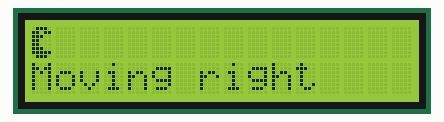
Simulated run of this sketch. Board: Arduino Uno, built with avr-gcc and run on an emulated ATmega328P. Parts: 16×2 character LCD.

Above: at 0.1 s.
At 1.6 s:
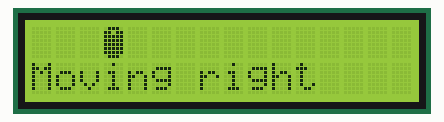
At 3.7 s:
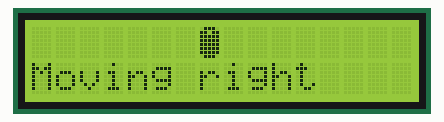
At 7.7 s:
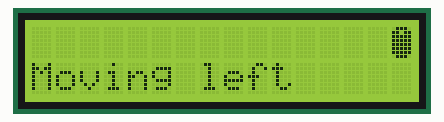
At 11.2 s:
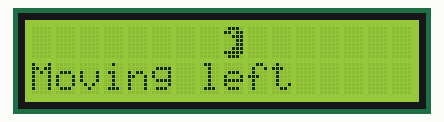
At 15.8 s:
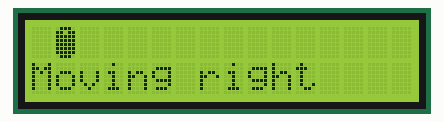

The sketch:

lab7.ino
```cpp
#include <LiquidCrystal.h>

// initialize the library with the numbers of the interface pins
LiquidCrystal lcd(12, 11, 5, 4, 3, 2);

byte pacManOpen[] = {
  B01110,
  B11011,
  B11100,
  B11000,
  B11000,
  B11100,
  B11111,
  B01110
};

byte pacManClosed[] = {
  B01110,
  B11011,
  B11111,
  B11111,
  B11111,
  B11111,
  B11111,
  B01110
};

byte pacManOpen2[] = {
  B01110,
  B11011,
  B00111,
  B00011,
  B00011,
  B00111,
  B11111,
  B01110
};

int position = 0;
int direction = 1;
int openMouth = 0;

void setup() {
  // set up the LCD's number of columns and rows:
  lcd.begin(16, 2);
  // Print a message to the LCD.
  lcd.createChar(1, pacManClosed);
  lcd.clear();
  lcd.setCursor(0, 0);
}

void loop() {
  if (position == 0)
  {
    direction = 1;
    lcd.createChar(0, pacManOpen);
  }
  else
  {
    direction = -1;
    lcd.createChar(0, pacManOpen2);
  }

  while ((position != 0 && direction == -1)||(position != 15 && direction == 1))
  {
    lcd.clear();
    lcd.setCursor(position,0);
    lcd.write(byte(openMouth));
    lcd.setCursor(0,1);
    if (direction == 1)
    {
      lcd.print("Moving right");
    }
    else
    {
      lcd.print("Moving left");
    }
    position += direction;
    if (openMouth == 0)
    {
      openMouth = 1;
    }
    else
    {
      openMouth = 0;

    }
    delay(500);

  }

}
```

Measured:
- by itself, everything shown: repeats every 15.1 s, in 30 steps
- what the display in image 1 shows lasts 0.5 s, from 1.6 s to 2.1 s
